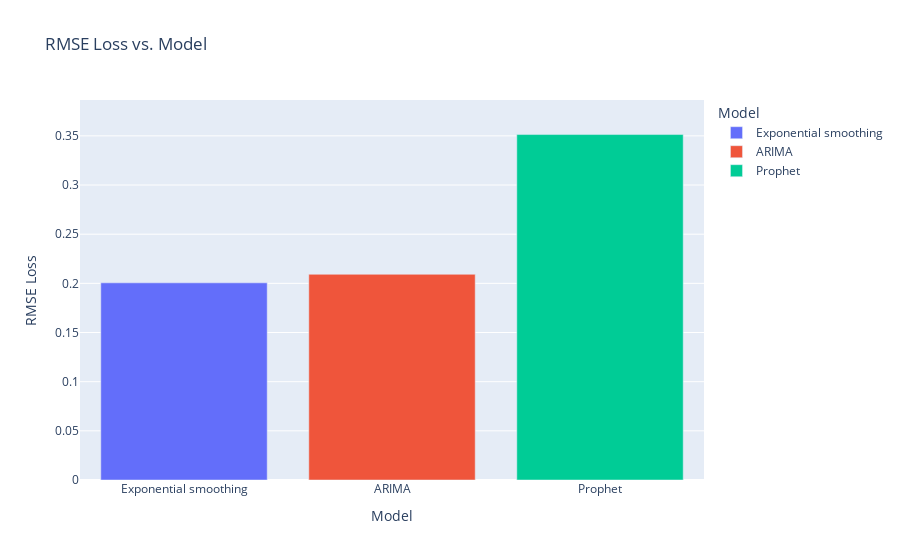

This figure's notebook cell:
### Markdown cell above
## Loss for each model <a id="3.8"></a>

### Code cell
# Lista de erros e modelos
error = [error_exponential, error_arima, error_prophet]
names = ["Exponential smoothing", "ARIMA", "Prophet"]
# Criando o DataFrame
df = pd.DataFrame({'RMSE Loss': error, 'Model': names})
# Garantir que os valores de RMSE sejam numéricos
df['RMSE Loss'] = pd.to_numeric(df['RMSE Loss'])

fig = px.bar(df, y="RMSE Loss", x="Model", color="Model", title="RMSE Loss vs. Model")

# ajuste layout
fig.update_layout(yaxis=dict(range=[0, df['RMSE Loss'].max() * 1.1]))
fig.show()

### Figure 1 — Plotly figure (JSON) as saved in the notebook; plotly's stock layout.template omitted (floating-point values rounded to 4 significant figures)
{"data": [{"alignmentgroup": "True", "hovertemplate": "Model=%{x}<br>RMSE Loss=%{y}<extra></extra>", "legendgroup": "Exponential smoothing", "marker": {"color": "#636efa", "pattern": {"shape": ""}}, "name": "Exponential smoothing", "offsetgroup": "Exponential smoothing", "orientation": "v", "showlegend": true, "textposition": "auto", "type": "bar", "x": ["Exponential smoothing"], "xaxis": "x", "y": [0.2005], "yaxis": "y"}, {"alignmentgroup": "True", "hovertemplate": "Model=%{x}<br>RMSE Loss=%{y}<extra></extra>", "legendgroup": "ARIMA", "marker": {"color": "#EF553B", "pattern": {"shape": ""}}, "name": "ARIMA", "offsetgroup": "ARIMA", "orientation": "v", "showlegend": true, "textposition": "auto", "type": "bar", "x": ["ARIMA"], "xaxis": "x", "y": [0.2092], "yaxis": "y"}, {"alignmentgroup": "True", "hovertemplate": "Model=%{x}<br>RMSE Loss=%{y}<extra></extra>", "legendgroup": "Prophet", "marker": {"color": "#00cc96", "pattern": {"shape": ""}}, "name": "Prophet", "offsetgroup": "Prophet", "orientation": "v", "showlegend": true, "textposition": "auto", "type": "bar", "x": ["Prophet"], "xaxis": "x", "y": [0.3513], "yaxis": "y"}], "layout": {"barmode": "relative", "legend": {"title": {"text": "Model"}, "tracegroupgap": 0}, "title": {"text": "RMSE Loss vs. Model"}, "xaxis": {"anchor": "y", "categoryarray": ["Exponential smoothing", "ARIMA", "Prophet"], "categoryorder": "array", "domain": [0, 1], "title": {"text": "Model"}}, "yaxis": {"anchor": "x", "domain": [0, 1], "range": [0, 0.3865], "title": {"text": "RMSE Loss"}}}}
